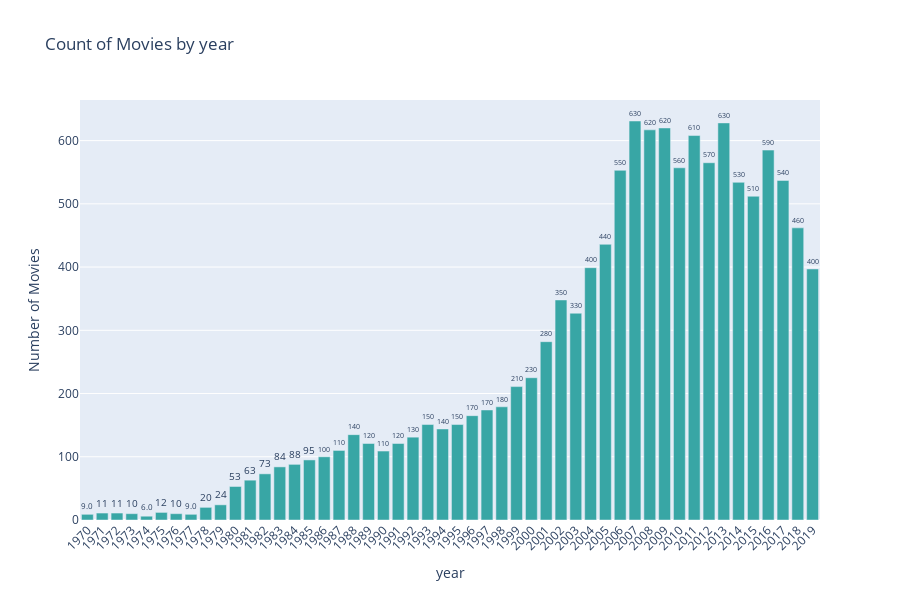

Notebook cell for this chart:
### Markdown cell above
# Time analysis

### Code cell
plot_and_export_categorical_distribution(movie, 'year', 0, "linear", False)

### Figure 1 — Plotly figure (JSON) as saved in the notebook; plotly's stock layout.template omitted (floating-point values rounded to 4 significant figures)
{"data": [{"alignmentgroup": "True", "hovertemplate": "year=%{x}<br>Number of Movies=%{text}<extra></extra>", "legendgroup": "1970", "marker": {"color": "rgba(56, 166, 165, 1)", "pattern": {"shape": ""}}, "name": "1970", "offsetgroup": "1970", "orientation": "v", "showlegend": true, "text": [9], "textposition": "outside", "texttemplate": "%{text:.2s}", "type": "bar", "x": ["1970"], "xaxis": "x", "y": [9], "yaxis": "y"}, {"alignmentgroup": "True", "hovertemplate": "year=%{x}<br>Number of Movies=%{text}<extra></extra>", "legendgroup": "1971", "marker": {"color": "rgba(56, 166, 165, 1)", "pattern": {"shape": ""}}, "name": "1971", "offsetgroup": "1971", "orientation": "v", "showlegend": true, "text": [11], "textposition": "outside", "texttemplate": "%{text:.2s}", "type": "bar", "x": ["1971"], "xaxis": "x", "y": [11], "yaxis": "y"}, {"alignmentgroup": "True", "hovertemplate": "year=%{x}<br>Number of Movies=%{text}<extra></extra>", "legendgroup": "1972", "marker": {"color": "rgba(56, 166, 165, 1)", "pattern": {"shape": ""}}, "name": "1972", "offsetgroup": "1972", "orientation": "v", "showlegend": true, "text": [11], "textposition": "outside", "texttemplate": "%{text:.2s}", "type": "bar", "x": ["1972"], "xaxis": "x", "y": [11], "yaxis": "y"}, {"alignmentgroup": "True", "hovertemplate": "year=%{x}<br>Number of Movies=%{text}<extra></extra>", "legendgroup": "1973", "marker": {"color": "rgba(56, 166, 165, 1)", "pattern": {"shape": ""}}, "name": "1973", "offsetgroup": "1973", "orientation": "v", "showlegend": true, "text": [10], "textposition": "outside", "texttemplate": "%{text:.2s}", "type": "bar", "x": ["1973"], "xaxis": "x", "y": [10], "yaxis": "y"}, {"alignmentgroup": "True", "hovertemplate": "year=%{x}<br>Number of Movies=%{text}<extra></extra>", "legendgroup": "1974", "marker": {"color": "rgba(56, 166, 165, 1)", "pattern": {"shape": ""}}, "name": "1974", "offsetgroup": "1974", "orientation": "v", "showlegend": true, "text": [6], "textposition": "outside", "texttemplate": "%{text:.2s}", "type": "bar", "x": ["1974"], "xaxis": "x", "y": [6], "yaxis": "y"}, {"alignmentgroup": "True", "hovertemplate": "year=%{x}<br>Number of Movies=%{text}<extra></extra>", "legendgroup": "1975", "marker": {"color": "rgba(56, 166, 165, 1)", "pattern": {"shape": ""}}, "name": "1975", "offsetgroup": "1975", "orientation": "v", "showlegend": true, "text": [12], "textposition": "outside", "texttemplate": "%{text:.2s}", "type": "bar", "x": ["1975"], "xaxis": "x", "y": [12], "yaxis": "y"}, {"alignmentgroup": "True", "hovertemplate": "year=%{x}<br>Number of Movies=%{text}<extra></extra>", "legendgroup": "1976", "marker": {"color": "rgba(56, 166, 165, 1)", "pattern": {"shape": ""}}, "name": "1976", "offsetgroup": "1976", "orientation": "v", "showlegend": true, "text": [10], "textposition": "outside", "texttemplate": "%{text:.2s}", "type": "bar", "x": ["1976"], "xaxis": "x", "y": [10], "yaxis": "y"}, {"alignmentgroup": "True", "hovertemplate": "year=%{x}<br>Number of Movies=%{text}<extra></extra>", "legendgroup": "1977", "marker": {"color": "rgba(56, 166, 165, 1)", "pattern": {"shape": ""}}, "name": "1977", "offsetgroup": "1977", "orientation": "v", "showlegend": true, "text": [9], "textposition": "outside", "texttemplate": "%{text:.2s}", "type": "bar", "x": ["1977"], "xaxis": "x", "y": [9], "yaxis": "y"}, {"alignmentgroup": "True", "hovertemplate": "year=%{x}<br>Number of Movies=%{text}<extra></extra>", "legendgroup": "1978", "marker": {"color": "rgba(56, 166, 165, 1)", "pattern": {"shape": ""}}, "name": "1978", "offsetgroup": "1978", "orientation": "v", "showlegend": true, "text": [20], "textposition": "outside", "texttemplate": "%{text:.2s}", "type": "bar", "x": ["1978"], "xaxis": "x", "y": [20], "yaxis": "y"}, {"alignmentgroup": "True", "hovertemplate": "year=%{x}<br>Number of Movies=%{text}<extra></extra>", "legendgroup": "1979", "marker": {"color": "rgba(56, 166, 165, 1)", "pattern": {"shape": ""}}, "name": "1979", "offsetgroup": "1979", "orientation": "v", "showlegend": true, "text": [24], "textposition": "outside", "texttemplate": "%{text:.2s}", "type": "bar", "x": ["1979"], "xaxis": "x", "y": [24], "yaxis": "y"}, {"alignmentgroup": "True", "hovertemplate": "year=%{x}<br>Number of Movies=%{text}<extra></extra>", "legendgroup": "1980", "marker": {"color": "rgba(56, 166, 165, 1)", "pattern": {"shape": ""}}, "name": "1980", "offsetgroup": "1980", "orientation": "v", "showlegend": true, "text": [53], "textposition": "outside", "texttemplate": "%{text:.2s}", "type": "bar", "x": ["1980"], "xaxis": "x", "y": [53], "yaxis": "y"}, {"alignmentgroup": "True", "hovertemplate": "year=%{x}<br>Number of Movies=%{text}<extra></extra>", "legendgroup": "1981", "marker": {"color": "rgba(56, 166, 165, 1)", "pattern": {"shape": ""}}, "name": "1981", "offsetgroup": "1981", "orientation": "v", "showlegend": true, "text": [63], "textposition": "outside", "texttemplate": "%{text:.2s}", "type": "bar", "x": ["1981"], "xaxis": "x", "y": [63], "yaxis": "y"}, {"alignmentgroup": "True", "hovertemplate": "year=%{x}<br>Number of Movies=%{text}<extra></extra>", "legendgroup": "1982", "marker": {"color": "rgba(56, 166, 165, 1)", "pattern": {"shape": ""}}, "name": "1982", "offsetgroup": "1982", "orientation": "v", "showlegend": true, "text": [73], "textposition": "outside", "texttemplate": "%{text:.2s}", "type": "bar", "x": ["1982"], "xaxis": "x", "y": [73], "yaxis": "y"}, {"alignmentgroup": "True", "hovertemplate": "year=%{x}<br>Number of Movies=%{text}<extra></extra>", "legendgroup": "1983", "marker": {"color": "rgba(56, 166, 165, 1)", "pattern": {"shape": ""}}, "name": "1983", "offsetgroup": "1983", "orientation": "v", "showlegend": true, "text": [84], "textposition": "outside", "texttemplate": "%{text:.2s}", "type": "bar", "x": ["1983"], "xaxis": "x", "y": [84], "yaxis": "y"}, {"alignmentgroup": "True", "hovertemplate": "year=%{x}<br>Number of Movies=%{text}<extra></extra>", "legendgroup": "1984", "marker": {"color": "rgba(56, 166, 165, 1)", "pattern": {"shape": ""}}, "name": "1984", "offsetgroup": "1984", "orientation": "v", "showlegend": true, "text": [88], "textposition": "outside", "texttemplate": "%{text:.2s}", "type": "bar", "x": ["1984"], "xaxis": "x", "y": [88], "yaxis": "y"}, {"alignmentgroup": "True", "hovertemplate": "year=%{x}<br>Number of Movies=%{text}<extra></extra>", "legendgroup": "1985", "marker": {"color": "rgba(56, 166, 165, 1)", "pattern": {"shape": ""}}, "name": "1985", "offsetgroup": "1985", "orientation": "v", "showlegend": true, "text": [95], "textposition": "outside", "texttemplate": "%{text:.2s}", "type": "bar", "x": ["1985"], "xaxis": "x", "y": [95], "yaxis": "y"}, {"alignmentgroup": "True", "hovertemplate": "year=%{x}<br>Number of Movies=%{text}<extra></extra>", "legendgroup": "1986", "marker": {"color": "rgba(56, 166, 165, 1)", "pattern": {"shape": ""}}, "name": "1986", "offsetgroup": "1986", "orientation": "v", "showlegend": true, "text": [100], "textposition": "outside", "texttemplate": "%{text:.2s}", "type": "bar", "x": ["1986"], "xaxis": "x", "y": [100], "yaxis": "y"}, {"alignmentgroup": "True", "hovertemplate": "year=%{x}<br>Number of Movies=%{text}<extra></extra>", "legendgroup": "1987", "marker": {"color": "rgba(56, 166, 165, 1)", "pattern": {"shape": ""}}, "name": "1987", "offsetgroup": "1987", "orientation": "v", "showlegend": true, "text": [110], "textposition": "outside", "texttemplate": "%{text:.2s}", "type": "bar", "x": ["1987"], "xaxis": "x", "y": [110], "yaxis": "y"}, {"alignmentgroup": "True", "hovertemplate": "year=%{x}<br>Number of Movies=%{text}<extra></extra>", "legendgroup": "1988", "marker": {"color": "rgba(56, 166, 165, 1)", "pattern": {"shape": ""}}, "name": "1988", "offsetgroup": "1988", "orientation": "v", "showlegend": true, "text": [135], "textposition": "outside", "texttemplate": "%{text:.2s}", "type": "bar", "x": ["1988"], "xaxis": "x", "y": [135], "yaxis": "y"}, {"alignmentgroup": "True", "hovertemplate": "year=%{x}<br>Number of Movies=%{text}<extra></extra>", "legendgroup": "1989", "marker": {"color": "rgba(56, 166, 165, 1)", "pattern": {"shape": ""}}, "name": "1989", "offsetgroup": "1989", "orientation": "v", "showlegend": true, "text": [121], "textposition": "outside", "texttemplate": "%{text:.2s}", "type": "bar", "x": ["1989"], "xaxis": "x", "y": [121], "yaxis": "y"}, {"alignmentgroup": "True", "hovertemplate": "year=%{x}<br>Number of Movies=%{text}<extra></extra>", "legendgroup": "1990", "marker": {"color": "rgba(56, 166, 165, 1)", "pattern": {"shape": ""}}, "name": "1990", "offsetgroup": "1990", "orientation": "v", "showlegend": true, "text": [109], "textposition": "outside", "texttemplate": "%{text:.2s}", "type": "bar", "x": ["1990"], "xaxis": "x", "y": [109], "yaxis": "y"}, {"alignmentgroup": "True", "hovertemplate": "year=%{x}<br>Number of Movies=%{text}<extra></extra>", "legendgroup": "1991", "marker": {"color": "rgba(56, 166, 165, 1)", "pattern": {"shape": ""}}, "name": "1991", "offsetgroup": "1991", "orientation": "v", "showlegend": true, "text": [121], "textposition": "outside", "texttemplate": "%{text:.2s}", "type": "bar", "x": ["1991"], "xaxis": "x", "y": [121], "yaxis": "y"}, {"alignmentgroup": "True", "hovertemplate": "year=%{x}<br>Number of Movies=%{text}<extra></extra>", "legendgroup": "1992", "marker": {"color": "rgba(56, 166, 165, 1)", "pattern": {"shape": ""}}, "name": "1992", "offsetgroup": "1992", "orientation": "v", "showlegend": true, "text": [131], "textposition": "outside", "texttemplate": "%{text:.2s}", "type": "bar", "x": ["1992"], "xaxis": "x", "y": [131], "yaxis": "y"}, {"alignmentgroup": "True", "hovertemplate": "year=%{x}<br>Number of Movies=%{text}<extra></extra>", "legendgroup": "1993", "marker": {"color": "rgba(56, 166, 165, 1)", "pattern": {"shape": ""}}, "name": "1993", "offsetgroup": "1993", "orientation": "v", "showlegend": true, "text": [151], "textposition": "outside", "texttemplate": "%{text:.2s}", "type": "bar", "x": ["1993"], "xaxis": "x", "y": [151], "yaxis": "y"}, {"alignmentgroup": "True", "hovertemplate": "year=%{x}<br>Number of Movies=%{text}<extra></extra>", "legendgroup": "1994", "marker": {"color": "rgba(56, 166, 165, 1)", "pattern": {"shape": ""}}, "name": "1994", "offsetgroup": "1994", "orientation": "v", "showlegend": true, "text": [144], "textposition": "outside", "texttemplate": "%{text:.2s}", "type": "bar", "x": ["1994"], "xaxis": "x", "y": [144], "yaxis": "y"}, {"alignmentgroup": "True", "hovertemplate": "year=%{x}<br>Number of Movies=%{text}<extra></extra>", "legendgroup": "1995", "marker": {"color": "rgba(56, 166, 165, 1)", "pattern": {"shape": ""}}, "name": "1995", "offsetgroup": "1995", "orientation": "v", "showlegend": true, "text": [151], "textposition": "outside", "texttemplate": "%{text:.2s}", "type": "bar", "x": ["1995"], "xaxis": "x", "y": [151], "yaxis": "y"}, {"alignmentgroup": "True", "hovertemplate": "year=%{x}<br>Number of Movies=%{text}<extra></extra>", "legendgroup": "1996", "marker": {"color": "rgba(56, 166, 165, 1)", "pattern": {"shape": ""}}, "name": "1996", "offsetgroup": "1996", "orientation": "v", "showlegend": true, "text": [165], "textposition": "outside", "texttemplate": "%{text:.2s}", "type": "bar", "x": ["1996"], "xaxis": "x", "y": [165], "yaxis": "y"}, {"alignmentgroup": "True", "hovertemplate": "year=%{x}<br>Number of Movies=%{text}<extra></extra>", "legendgroup": "1997", "marker": {"color": "rgba(56, 166, 165, 1)", "pattern": {"shape": ""}}, "name": "1997", "offsetgroup": "1997", "orientation": "v", "showlegend": true, "text": [174], "textposition": "outside", "texttemplate": "%{text:.2s}", "type": "bar", "x": ["1997"], "xaxis": "x", "y": [174], "yaxis": "y"}, {"alignmentgroup": "True", "hovertemplate": "year=%{x}<br>Number of Movies=%{text}<extra></extra>", "legendgroup": "1998", "marker": {"color": "rgba(56, 166, 165, 1)", "pattern": {"shape": ""}}, "name": "1998", "offsetgroup": "1998", "orientation": "v", "showlegend": true, "text": [179], "textposition": "outside", "texttemplate": "%{text:.2s}", "type": "bar", "x": ["1998"], "xaxis": "x", "y": [179], "yaxis": "y"}, {"alignmentgroup": "True", "hovertemplate": "year=%{x}<br>Number of Movies=%{text}<extra></extra>", "legendgroup": "1999", "marker": {"color": "rgba(56, 166, 165, 1)", "pattern": {"shape": ""}}, "name": "1999", "offsetgroup": "1999", "orientation": "v", "showlegend": true, "text": [211], "textposition": "outside", "texttemplate": "%{text:.2s}", "type": "bar", "x": ["1999"], "xaxis": "x", "y": [211], "yaxis": "y"}, {"alignmentgroup": "True", "hovertemplate": "year=%{x}<br>Number of Movies=%{text}<extra></extra>", "legendgroup": "2000", "marker": {"color": "rgba(56, 166, 165, 1)", "pattern": {"shape": ""}}, "name": "2000", "offsetgroup": "2000", "orientation": "v", "showlegend": true, "text": [225], "textposition": "outside", "texttemplate": "%{text:.2s}", "type": "bar", "x": ["2000"], "xaxis": "x", "y": [225], "yaxis": "y"}, {"alignmentgroup": "True", "hovertemplate": "year=%{x}<br>Number of Movies=%{text}<extra></extra>", "legendgroup": "2001", "marker": {"color": "rgba(56, 166, 165, 1)", "pattern": {"shape": ""}}, "name": "2001", "offsetgroup": "2001", "orientation": "v", "showlegend": true, "text": [282], "textposition": "outside", "texttemplate": "%{text:.2s}", "type": "bar", "x": ["2001"], "xaxis": "x", "y": [282], "yaxis": "y"}, {"alignmentgroup": "True", "hovertemplate": "year=%{x}<br>Number of Movies=%{text}<extra></extra>", "legendgroup": "2002", "marker": {"color": "rgba(56, 166, 165, 1)", "pattern": {"shape": ""}}, "name": "2002", "offsetgroup": "2002", "orientation": "v", "showlegend": true, "text": [348], "textposition": "outside", "texttemplate": "%{text:.2s}", "type": "bar", "x": ["2002"], "xaxis": "x", "y": [348], "yaxis": "y"}, {"alignmentgroup": "True", "hovertemplate": "year=%{x}<br>Number of Movies=%{text}<extra></extra>", "legendgroup": "2003", "marker": {"color": "rgba(56, 166, 165, 1)", "pattern": {"shape": ""}}, "name": "2003", "offsetgroup": "2003", "orientation": "v", "showlegend": true, "text": [327], "textposition": "outside", "texttemplate": "%{text:.2s}", "type": "bar", "x": ["2003"], "xaxis": "x", "y": [327], "yaxis": "y"}, {"alignmentgroup": "True", "hovertemplate": "year=%{x}<br>Number of Movies=%{text}<extra></extra>", "legendgroup": "2004", "marker": {"color": "rgba(56, 166, 165, 1)", "pattern": {"shape": ""}}, "name": "2004", "offsetgroup": "2004", "orientation": "v", "showlegend": true, "text": [399], "textposition": "outside", "texttemplate": "%{text:.2s}", "type": "bar", "x": ["2004"], "xaxis": "x", "y": [399], "yaxis": "y"}, {"alignmentgroup": "True", "hovertemplate": "year=%{x}<br>Number of Movies=%{text}<extra></extra>", "legendgroup": "2005", "marker": {"color": "rgba(56, 166, 165, 1)", "pattern": {"shape": ""}}, "name": "2005", "offsetgroup": "2005", "orientation": "v", "showlegend": true, "text": [436], "textposition": "outside", "texttemplate": "%{text:.2s}", "type": "bar", "x": ["2005"], "xaxis": "x", "y": [436], "yaxis": "y"}, {"alignmentgroup": "True", "hovertemplate": "year=%{x}<br>Number of Movies=%{text}<extra></extra>", "legendgroup": "2006", "marker": {"color": "rgba(56, 166, 165, 1)", "pattern": {"shape": ""}}, "name": "2006", "offsetgroup": "2006", "orientation": "v", "showlegend": true, "text": [553], "textposition": "outside", "texttemplate": "%{text:.2s}", "type": "bar", "x": ["2006"], "xaxis": "x", "y": [553], "yaxis": "y"}, {"alignmentgroup": "True", "hovertemplate": "year=%{x}<br>Number of Movies=%{text}<extra></extra>", "legendgroup": "2007", "marker": {"color": "rgba(56, 166, 165, 1)", "pattern": {"shape": ""}}, "name": "2007", "offsetgroup": "2007", "orientation": "v", "showlegend": true, "text": [631], "textposition": "outside", "texttemplate": "%{text:.2s}", "type": "bar", "x": ["2007"], "xaxis": "x", "y": [631], "yaxis": "y"}, {"alignmentgroup": "True", "hovertemplate": "year=%{x}<br>Number of Movies=%{text}<extra></extra>", "legendgroup": "2008", "marker": {"color": "rgba(56, 166, 165, 1)", "pattern": {"shape": ""}}, "name": "2008", "offsetgroup": "2008", "orientation": "v", "showlegend": true, "text": [617], "textposition": "outside", "texttemplate": "%{text:.2s}", "type": "bar", "x": ["2008"], "xaxis": "x", "y": [617], "yaxis": "y"}, {"alignmentgroup": "True", "hovertemplate": "year=%{x}<br>Number of Movies=%{text}<extra></extra>", "legendgroup": "2009", "marker": {"color": "rgba(56, 166, 165, 1)", "pattern": {"shape": ""}}, "name": "2009", "offsetgroup": "2009", "orientation": "v", "showlegend": true, "text": [620], "textposition": "outside", "texttemplate": "%{text:.2s}", "type": "bar", "x": ["2009"], "xaxis": "x", "y": [620], "yaxis": "y"}, {"alignmentgroup": "True", "hovertemplate": "year=%{x}<br>Number of Movies=%{text}<extra></extra>", "legendgroup": "2010", "marker": {"color": "rgba(56, 166, 165, 1)", "pattern": {"shape": ""}}, "name": "2010", "offsetgroup": "2010", "orientation": "v", "showlegend": true, "text": [557], "textposition": "outside", "texttemplate": "%{text:.2s}", "type": "bar", "x": ["2010"], "xaxis": "x", "y": [557], "yaxis": "y"}, {"alignmentgroup": "True", "hovertemplate": "year=%{x}<br>Number of Movies=%{text}<extra></extra>", "legendgroup": "2011", "marker": {"color": "rgba(56, 166, 165, 1)", "pattern": {"shape": ""}}, "name": "2011", "offsetgroup": "2011", "orientation": "v", "showlegend": true, "text": [608], "textposition": "outside", "texttemplate": "%{text:.2s}", "type": "bar", "x": ["2011"], "xaxis": "x", "y": [608], "yaxis": "y"}, {"alignmentgroup": "True", "hovertemplate": "year=%{x}<br>Number of Movies=%{text}<extra></extra>", "legendgroup": "2012", "marker": {"color": "rgba(56, 166, 165, 1)", "pattern": {"shape": ""}}, "name": "2012", "offsetgroup": "2012", "orientation": "v", "showlegend": true, "text": [565], "textposition": "outside", "texttemplate": "%{text:.2s}", "type": "bar", "x": ["2012"], "xaxis": "x", "y": [565], "yaxis": "y"}, {"alignmentgroup": "True", "hovertemplate": "year=%{x}<br>Number of Movies=%{text}<extra></extra>", "legendgroup": "2013", "marker": {"color": "rgba(56, 166, 165, 1)", "pattern": {"shape": ""}}, "name": "2013", "offsetgroup": "2013", "orientation": "v", "showlegend": true, "text": [628], "textposition": "outside", "texttemplate": "%{text:.2s}", "type": "bar", "x": ["2013"], "xaxis": "x", "y": [628], "yaxis": "y"}, {"alignmentgroup": "True", "hovertemplate": "year=%{x}<br>Number of Movies=%{text}<extra></extra>", "legendgroup": "2014", "marker": {"color": "rgba(56, 166, 165, 1)", "pattern": {"shape": ""}}, "name": "2014", "offsetgroup": "2014", "orientation": "v", "showlegend": true, "text": [534], "textposition": "outside", "texttemplate": "%{text:.2s}", "type": "bar", "x": ["2014"], "xaxis": "x", "y": [534], "yaxis": "y"}, {"alignmentgroup": "True", "hovertemplate": "year=%{x}<br>Number of Movies=%{text}<extra></extra>", "legendgroup": "2015", "marker": {"color": "rgba(56, 166, 165, 1)", "pattern": {"shape": ""}}, "name": "2015", "offsetgroup": "2015", "orientation": "v", "showlegend": true, "text": [512], "textposition": "outside", "texttemplate": "%{text:.2s}", "type": "bar", "x": ["2015"], "xaxis": "x", "y": [512], "yaxis": "y"}, {"alignmentgroup": "True", "hovertemplate": "year=%{x}<br>Number of Movies=%{text}<extra></extra>", "legendgroup": "2016", "marker": {"color": "rgba(56, 166, 165, 1)", "pattern": {"shape": ""}}, "name": "2016", "offsetgroup": "2016", "orientation": "v", "showlegend": true, "text": [585], "textposition": "outside", "texttemplate": "%{text:.2s}", "type": "bar", "x": ["2016"], "xaxis": "x", "y": [585], "yaxis": "y"}, {"alignmentgroup": "True", "hovertemplate": "year=%{x}<br>Number of Movies=%{text}<extra></extra>", "legendgroup": "2017", "marker": {"color": "rgba(56, 166, 165, 1)", "pattern": {"shape": ""}}, "name": "2017", "offsetgroup": "2017", "orientation": "v", "showlegend": true, "text": [537], "textposition": "outside", "texttemplate": "%{text:.2s}", "type": "bar", "x": ["2017"], "xaxis": "x", "y": [537], "yaxis": "y"}, {"alignmentgroup": "True", "hovertemplate": "year=%{x}<br>Number of Movies=%{text}<extra></extra>", "legendgroup": "2018", "marker": {"color": "rgba(56, 166, 165, 1)", "pattern": {"shape": ""}}, "name": "2018", "offsetgroup": "2018", "orientation": "v", "showlegend": true, "text": [462], "textposition": "outside", "texttemplate": "%{text:.2s}", "type": "bar", "x": ["2018"], "xaxis": "x", "y": [462], "yaxis": "y"}, {"alignmentgroup": "True", "hovertemplate": "year=%{x}<br>Number of Movies=%{text}<extra></extra>", "legendgroup": "2019", "marker": {"color": "rgba(56, 166, 165, 1)", "pattern": {"shape": ""}}, "name": "2019", "offsetgroup": "2019", "orientation": "v", "showlegend": true, "text": [397], "textposition": "outside", "texttemplate": "%{text:.2s}", "type": "bar", "x": ["2019"], "xaxis": "x", "y": [397], "yaxis": "y"}], "layout": {"barmode": "relative", "height": 600, "legend": {"title": {"text": "year"}, "tracegroupgap": 0}, "showlegend": false, "title": {"text": "Count of Movies by year"}, "xaxis": {"anchor": "y", "categoryarray": ["1970", "1971", "1972", "1973", "1974", "1975", "1976", "1977", "1978", "1979", "1980", "1981", "1982", "1983", "1984", "1985", "1986", "1987", "1988", "1989", "1990", "1991", "1992", "1993", "1994", "1995", "1996", "1997", "1998", "1999", "2000", "2001", "2002", "2003", "2004", "2005", "2006", "2007", "2008", "2009", "2010", "2011", "2012", "2013", "2014", "2015", "2016", "2017", "2018", "2019"], "categoryorder": "array", "domain": [0, 1], "tickangle": -45, "tickfont": {"size": 12}, "title": {"text": "year"}}, "yaxis": {"anchor": "x", "domain": [0, 1], "tickfont": {"size": 12}, "title": {"text": "Number of Movies"}, "type": "linear"}}}
